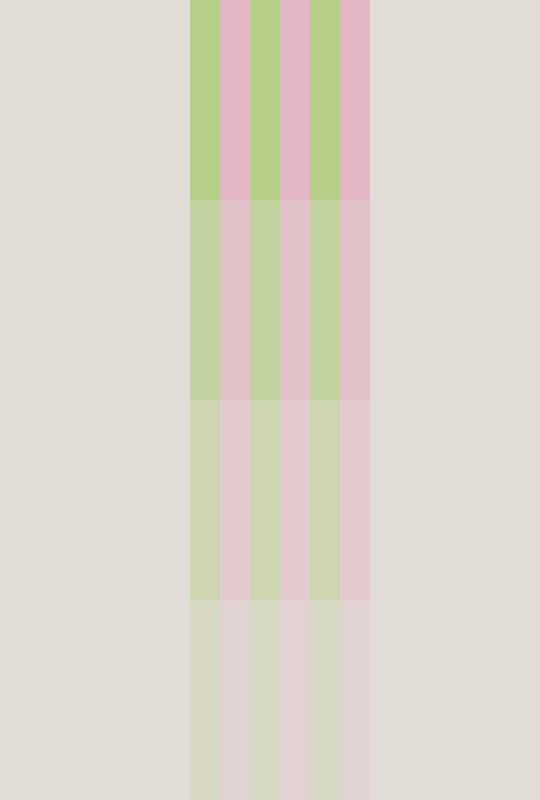
Frame 1 (no input)
Frame 60 (the mouse pressed at the canvas centre just before this capture): identical to frame 1, image omitted
Frame 120 (the mouse held since frame 60 and released just before this capture): identical to frame 1, image omitted

The Processing sketch that drew this single still picture (run headless with seeded random() and noise(); from frame 60 on, the mouse is pressed at the canvas centre):

// Processing sketch: Davidsketch_240209aShapeArt4
// ── Davidsketch_240209aShapeArt4.pde
/*inspired by Richard Paul Lohse
Farbstreifen - 1972 https://www.wikiart.org/en/richard-paul-lohse/farbstreifen-1972
*/

//code runs at start set size tp 540,800 and stroke to nostroke
void setup(){
  size(540,800);
  noStroke();
}
//runs every frame
void draw(){
  //set background to tinted light color
  background(#e1dcd5);

//loop that makes 6 rectangles in the center and makes that group of 6 go down 4 and make the opacity get more transparent when it goes down
  for (int i = 0; i<4; i++){
    //conditional statements that make the opacity for the green get changed
    if (i==0){
  fill(#b6cf88);
    }
    if(i==1){
      fill(#b6cf88, 180);
    }
    if(i==2){
          fill(#b6cf88, 120);

    }
    if(i==3){
          fill(#b6cf88, 60);

    }
    //3 green rectangles
  rect(190,0 + (i*200),30,200);
  rect(250,0+ (i*200),30,200);
  rect(310,0+ (i*200),30,200);
  //conditional statement that make the opacity for pink rectangles get changed
  if (i==0){
  fill(#e3b7c4);
  }
  if(i==1){
      fill(#e3b7c4,180);

  }
  if(i==2){
       fill(#e3b7c4,120);

  }
  if(i==3){
       fill(#e3b7c4,60);

  }
  //3 pink rectangles inbetween the green ones
  rect(220,0+ (i*200),30,200);
  rect(280,0+ (i*200),30,200);
  rect(340,0+ (i*200),30,200);
    
  }
}
//runs when mouse pressed
void mousePressed(){
  //save as png
  save(this + ".png");
}
